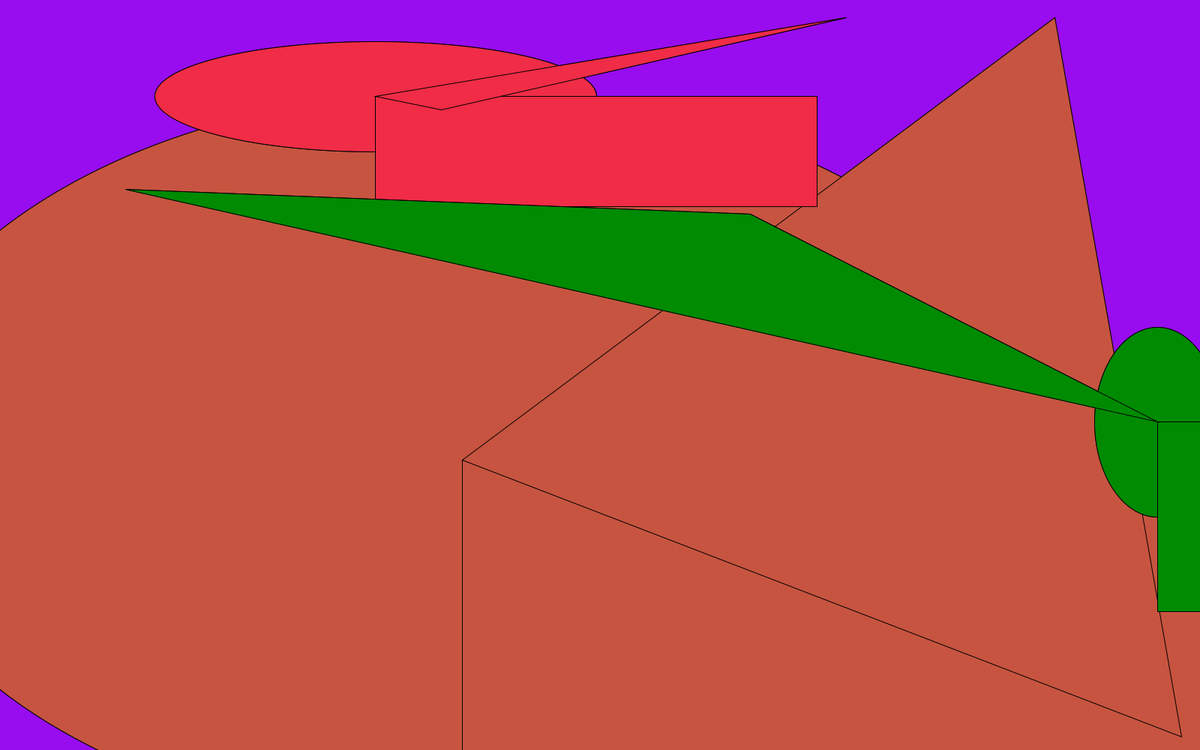
Frame 1 (no input)
Frame 60 (the mouse pressed at the canvas centre just before this capture): identical to frame 1, image omitted
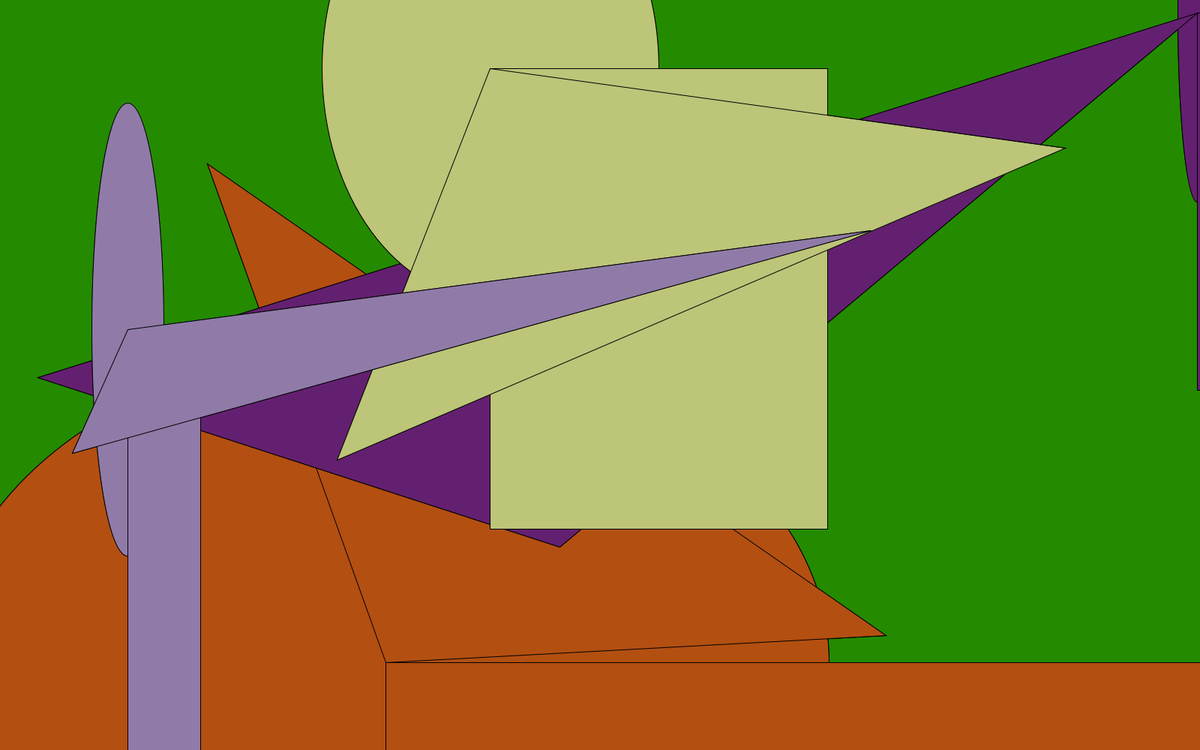
Frame 120 (the mouse held since frame 60 and released just before this capture)

The Processing sketch that drew these frames (run headless with seeded random() and noise(); from frame 60 on, the mouse is pressed at the canvas centre):

// Processing sketch: LSD
// ── LSD.pde
void setup(){
size(1600,1000);

frameRate(60);
 }

void draw(){  
  randomSeed(mouseY);
for (int i=1; i < 100; i++) {
  float r =random(0,255);
  float g =random(0,255);
  float b =random(0,255);
  background(r,g,b);
}

  randomSeed(mouseX);
for (int i=1; i < 5; i++) {
  float r = random(0,255);
  float g = random(0,255);
  float b = random(0,255);
  float x = random(0,1600);
  float y = random(0,1000);
   float l = random(0,1600);
  float w = random(0,1000);
   float z = random(0,1600);
  float a = random(0,1000);
  
  fill(r,g,b);
  ellipse(x,y,l,w);
   fill(r,g,b);
  rect(x,y,l,w);
   fill(r,g,b);
  triangle(x,y,l,w,z,a);
   fill(r,g,b);
    fill(r,g,b);
  ellipse(x,y,l,w);
   fill(r,g,b);
  rect(x,y,l,w);
   fill(r,g,b);
  triangle(x,y,l,w,z,a);
   fill(r,g,b);
}

}

  
